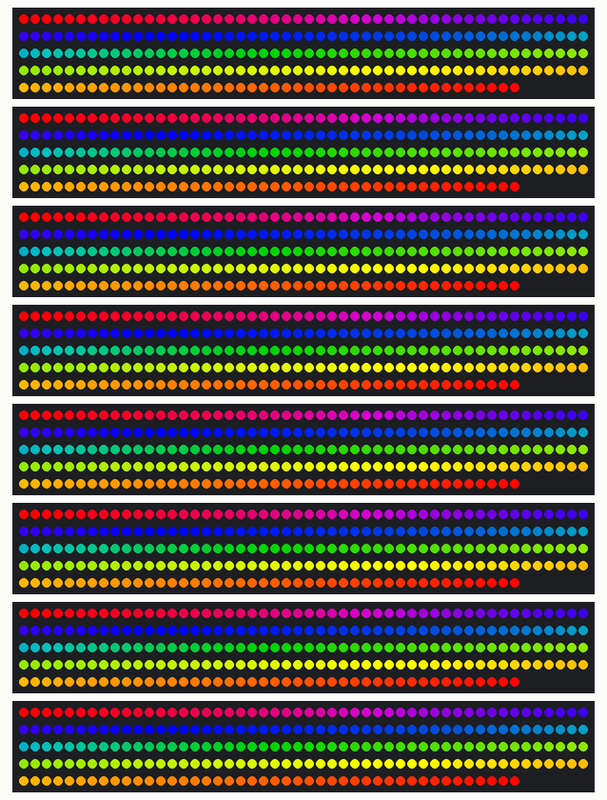
Bench run of a program on a simulated ESP32. On the bench: 8 × 244 RGB LEDs in strip order, left to right, continuing on the next row. Dim RGB values are drawn brighter than linear; random numbers use the default seed unless the program sets one.

Above: at 0.29 s.
At 18.33 s:
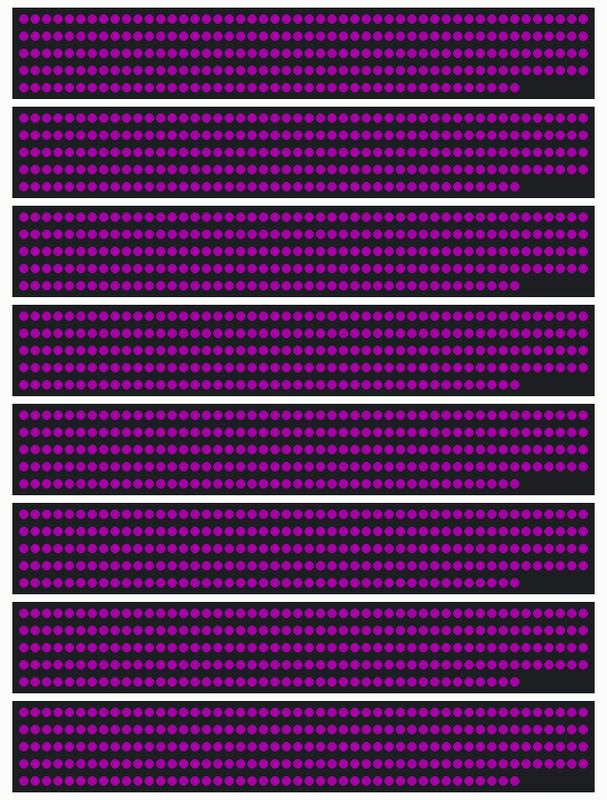
At 24.74 s:
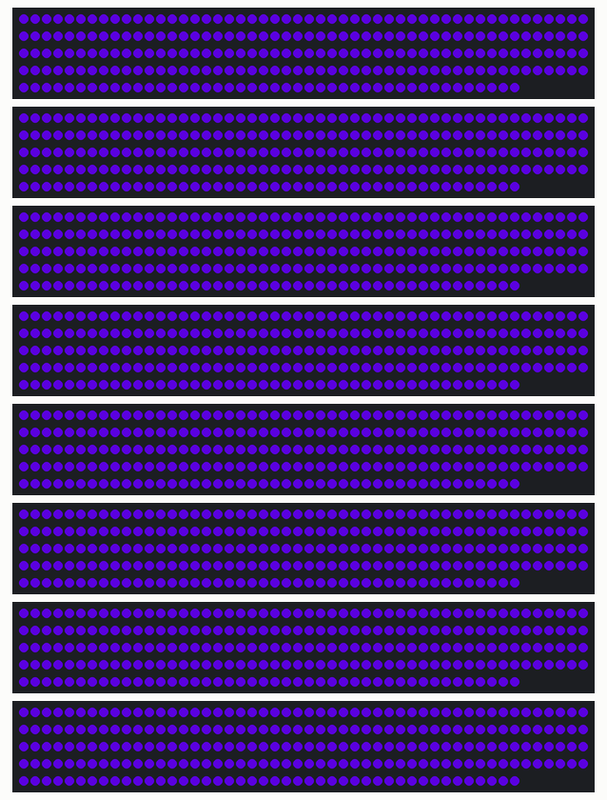
At 28.29 s:
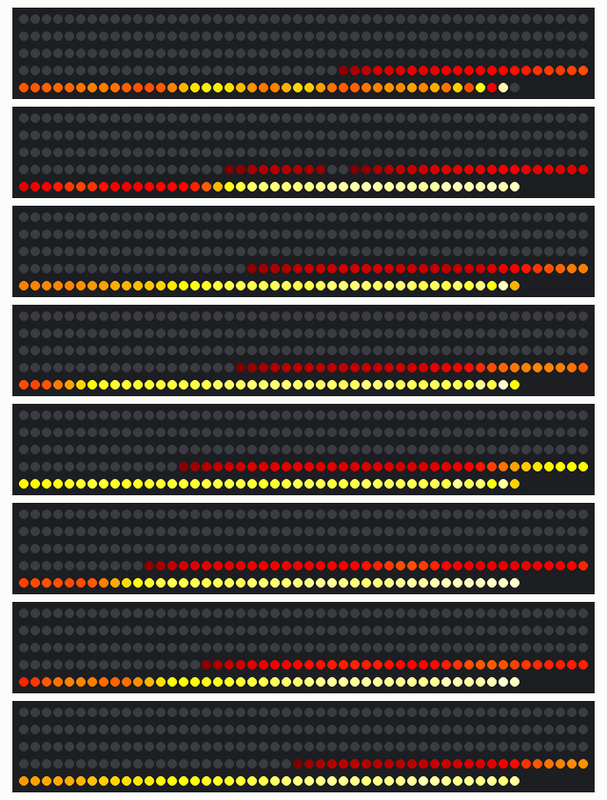
At 33.25 s:
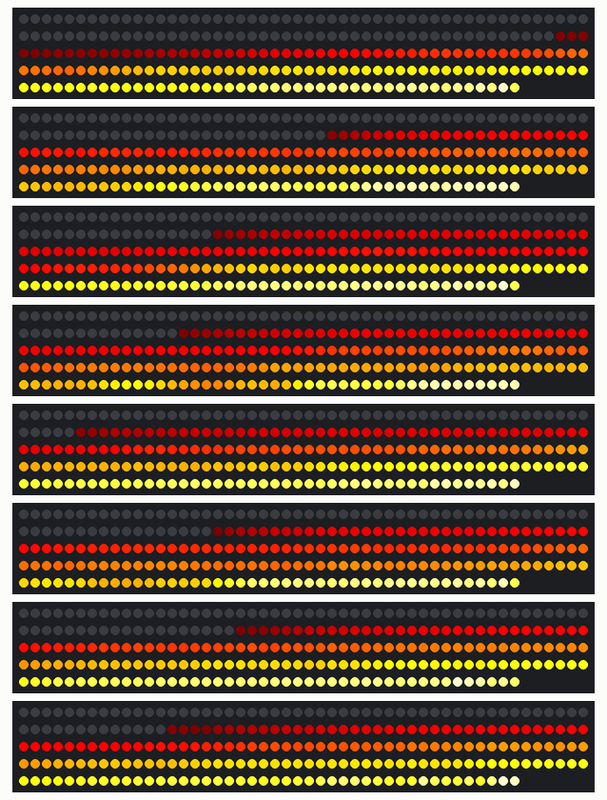
At 38.48 s:
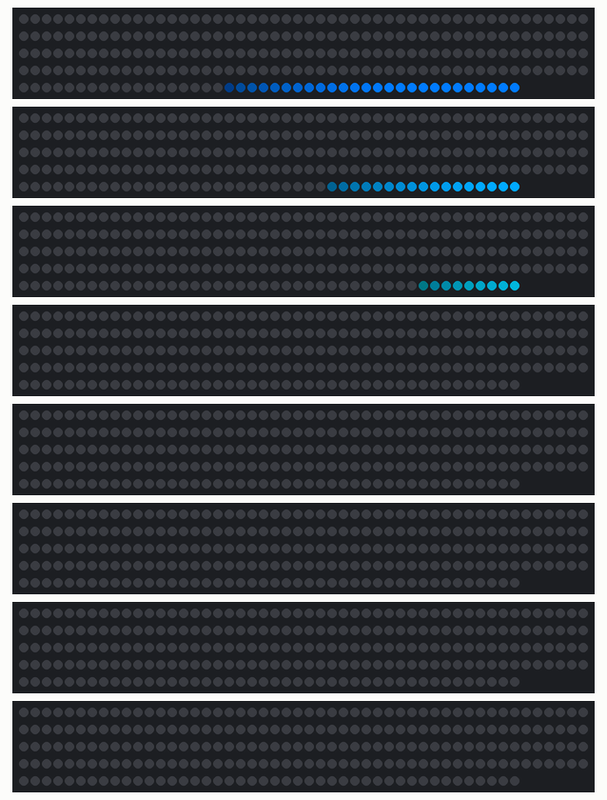

The program:

main.cpp
```cpp
#include "patterns.h"
#include "program.h"
#include <Arduino.h>
#include <FastLED.h>

#define NUM_LEDS_PER_STRIP 122
#define NUM_STRIPS_PER_PIN 2
#define NUM_PINS 8
#define TOTAL_LEDS (NUM_PINS * NUM_STRIPS_PER_PIN * NUM_LEDS_PER_STRIP)
#define COLOR_ORDER GRB

#define PIN1 13
#define PIN2 12
#define PIN3 14
#define PIN4 27
#define PIN5 26
#define PIN6 25
#define PIN7 33
#define PIN8 32

CRGB leds[TOTAL_LEDS];
Program* mainProgram;

void setup()
{
    Serial.begin(115200);

    // Configure FastLED for 8 pins, each controlling 2 strips of 122 LEDs
    FastLED.addLeds<WS2812B, PIN1, COLOR_ORDER>(
        leds, 0 * NUM_LEDS_PER_STRIP * NUM_STRIPS_PER_PIN, NUM_LEDS_PER_STRIP * NUM_STRIPS_PER_PIN);
    FastLED.addLeds<WS2812B, PIN2, COLOR_ORDER>(
        leds, 1 * NUM_LEDS_PER_STRIP * NUM_STRIPS_PER_PIN, NUM_LEDS_PER_STRIP * NUM_STRIPS_PER_PIN);
    FastLED.addLeds<WS2812B, PIN3, COLOR_ORDER>(
        leds, 2 * NUM_LEDS_PER_STRIP * NUM_STRIPS_PER_PIN, NUM_LEDS_PER_STRIP * NUM_STRIPS_PER_PIN);
    FastLED.addLeds<WS2812B, PIN4, COLOR_ORDER>(
        leds, 3 * NUM_LEDS_PER_STRIP * NUM_STRIPS_PER_PIN, NUM_LEDS_PER_STRIP * NUM_STRIPS_PER_PIN);
    FastLED.addLeds<WS2812B, PIN5, COLOR_ORDER>(
        leds, 4 * NUM_LEDS_PER_STRIP * NUM_STRIPS_PER_PIN, NUM_LEDS_PER_STRIP * NUM_STRIPS_PER_PIN);
    FastLED.addLeds<WS2812B, PIN6, COLOR_ORDER>(
        leds, 5 * NUM_LEDS_PER_STRIP * NUM_STRIPS_PER_PIN, NUM_LEDS_PER_STRIP * NUM_STRIPS_PER_PIN);
    FastLED.addLeds<WS2812B, PIN7, COLOR_ORDER>(
        leds, 6 * NUM_LEDS_PER_STRIP * NUM_STRIPS_PER_PIN, NUM_LEDS_PER_STRIP * NUM_STRIPS_PER_PIN);
    FastLED.addLeds<WS2812B, PIN8, COLOR_ORDER>(
        leds, 7 * NUM_LEDS_PER_STRIP * NUM_STRIPS_PER_PIN, NUM_LEDS_PER_STRIP * NUM_STRIPS_PER_PIN);

    FastLED.setBrightness(255);
    FastLED.clear();
    FastLED.show();

    // Create a program with 7 segments
    mainProgram = new Program(7);

    // Segment 1: Spin pattern test on all pins for 15 seconds
    int allPins[] = { 0, 1, 2, 3, 4, 5, 6, 7 };
    static CRGB spinPalette[] = { CRGB::Red, CRGB::Blue, CRGB::Green, CRGB::Yellow };
    PatternParams spinParams;
    spinParams.spin.speed = 75; // Medium-fast speed
    spinParams.spin.separation = 20; // 20 LEDs of black space between colors
    spinParams.spin.span = 15; // Each color fills 15 LEDs
    spinParams.spin.palette = spinPalette;
    spinParams.spin.paletteSize = 4;
    spinParams.spin.loop = true; // Fill entire strip with repeating pattern
    spinParams.spin.continuous = true; // Use span/separation pattern instead of all LEDs
    spinParams.spin.blend = true; // Smooth color transitions using FastLED lerp8
    mainProgram->addSegment(0, new Segment(PATTERN_SPIN, allPins, 8, 15, spinParams));

    // Segment 2: Multi-color breathing on all pins for 10 seconds
    static CRGB breathingPalette[] = { CRGB::Purple, CRGB::Magenta, CRGB::Blue, CRGB::Cyan };
    PatternParams breathingParams;
    breathingParams.breathing.speed = 50;
    breathingParams.breathing.palette = breathingPalette;
    breathingParams.breathing.paletteSize = 4;
    mainProgram->addSegment(1, new Segment(PATTERN_BREATHING, allPins, 8, 10, breathingParams));

    // Segment 3: Flame pattern on all pins for 15 seconds
    PatternParams flameParams;
    flameParams.flame.speed = 80;
    flameParams.flame.cooling = 55;
    flameParams.flame.sparking = 120;
    mainProgram->addSegment(2, new Segment(PATTERN_FLAME, allPins, 8, 10, flameParams, 1));

    // Segment 4: Grow pattern on all pins for 20 seconds
    static CRGB growPalette[] = { CRGB::Cyan, CRGB::Blue, CRGB::Purple, CRGB::Magenta, CRGB::Red, CRGB::Orange };
    PatternParams growParams;
    growParams.grow.speed = 60;
    growParams.grow.n = 1;
    growParams.grow.fadeDelay = 100;
    growParams.grow.holdDelay = 2000;
    growParams.grow.palette = growPalette;
    growParams.grow.paletteSize = 6;
    growParams.grow.transitionSpeed = 40;
    growParams.grow.offsetDelay = 1000;
    mainProgram->addSegment(3, new Segment(PATTERN_GROW, allPins, 8, 10, growParams, 1));

    // Segment 5: Multi-pattern segment - different patterns on different pins
    // Create pattern instances for different pin groups
    PatternInstance* patterns[3];

    // Breathing on pins 0-2
    int breathingPins[] = { 0, 1, 2 };
    static CRGB multiBreathingPalette[] = { CRGB(0, 255, 128), CRGB::Green, CRGB::Teal };
    PatternParams multiBreathingParams;
    multiBreathingParams.breathing.speed = 60;
    multiBreathingParams.breathing.palette = multiBreathingPalette;
    multiBreathingParams.breathing.paletteSize = 3;
    patterns[0] = new PatternInstance(PATTERN_BREATHING, breathingPins, 3, multiBreathingParams);

    // Flame on pins 3-5
    int flamePins[] = { 3, 4, 5 };
    PatternParams multiFlameParams;
    multiFlameParams.flame.speed = 90;
    multiFlameParams.flame.cooling = 60;
    multiFlameParams.flame.sparking = 130;
    patterns[1] = new PatternInstance(PATTERN_FLAME, flamePins, 3, multiFlameParams);

    int growPins[] = { 6, 7 };
    PatternParams growParams2;
    growParams2.grow.speed = 60;
    growParams2.grow.n = 1;
    growParams2.grow.fadeDelay = 100;
    growParams2.grow.holdDelay = 2000;
    growParams2.grow.palette = growPalette;
    growParams2.grow.paletteSize = 6;
    growParams2.grow.transitionSpeed = 40;
    growParams2.grow.offsetDelay = 1000;
    patterns[2] = new PatternInstance(PATTERN_GROW, growPins, 2, growParams2);

    mainProgram->addSegment(4, new Segment(patterns, 3, 5));

    // Segment 6: Pop pattern with random pins and acceleration
    static CRGB popPalette[]
        = { CRGB::Red, CRGB::Orange, CRGB::Yellow, CRGB::Green, CRGB::Blue, CRGB::Purple, CRGB::Pink, CRGB::White };
    PatternParams popParams;
    popParams.pop.speed = 10; // Maximum speed after acceleration
    popParams.pop.holdDelay = 300; // Hold each color for 300ms
    popParams.pop.palette = popPalette;
    popParams.pop.paletteSize = 8;
    popParams.pop.random = true; // Randomize pin order
    popParams.pop.accelerationTime = 8; // Accelerate over 8 seconds
    mainProgram->addSegment(5, new Segment(PATTERN_POP, allPins, 8, 20, popParams));

    // Segment 7: Complex multi-pattern symphony - showcase of all features
    PatternInstance* symphonyPatterns[4];

    // Pattern 1: Pulsing ocean colors on pins 0-1 with smooth breathing
    int oceanPins[] = { 0, 1 };
    static CRGB oceanPalette[] = {
        CRGB(0, 100, 150),    // Deep blue
        CRGB(0, 150, 200),    // Ocean blue
        CRGB(0, 200, 255),    // Bright cyan
        CRGB(100, 255, 200),  // Aqua green
        CRGB(0, 255, 255)     // Pure cyan
    };
    PatternParams oceanParams;
    oceanParams.breathing.speed = 25;
    oceanParams.breathing.palette = oceanPalette;
    oceanParams.breathing.paletteSize = 5;
    symphonyPatterns[0] = new PatternInstance(PATTERN_BREATHING, oceanPins, 2, oceanParams);

    // Pattern 2: Rapid spinning rainbow on pins 2-3 with blending
    int rainbowPins[] = { 2, 3 };
    static CRGB rainbowPalette[] = {
        CRGB::Red, CRGB::Orange, CRGB::Yellow, CRGB::Green,
        CRGB::Blue, CRGB::Indigo, CRGB::Violet, CRGB::Magenta
    };
    PatternParams rainbowParams;
    rainbowParams.spin.speed = 90;
    rainbowParams.spin.separation = 8;
    rainbowParams.spin.span = 12;
    rainbowParams.spin.palette = rainbowPalette;
    rainbowParams.spin.paletteSize = 8;
    rainbowParams.spin.loop = true;
    rainbowParams.spin.continuous = false;
    rainbowParams.spin.blend = true;
    symphonyPatterns[1] = new PatternInstance(PATTERN_SPIN, rainbowPins, 2, rainbowParams);

    // Pattern 3: Growing sunset on pins 4-5 with staggered timing
    int sunsetPins[] = { 4, 5 };
    static CRGB sunsetPalette[] = {
        CRGB(255, 40, 0),     // Deep red
        CRGB(255, 100, 0),    // Orange-red
        CRGB(255, 150, 0),    // Orange
        CRGB(255, 200, 50),   // Yellow-orange
        CRGB(255, 255, 100)   // Warm yellow
    };
    PatternParams sunsetParams;
    sunsetParams.grow.speed = 45;
    sunsetParams.grow.n = 3;
    sunsetParams.grow.fadeDelay = 150;
    sunsetParams.grow.holdDelay = 3000;
    sunsetParams.grow.palette = sunsetPalette;
    sunsetParams.grow.paletteSize = 5;
    sunsetParams.grow.transitionSpeed = 30;
    sunsetParams.grow.offsetDelay = 2000;
    symphonyPatterns[2] = new PatternInstance(PATTERN_GROW, sunsetPins, 2, sunsetParams);

    // Pattern 4: Accelerating neon flash on pins 6-7
    int neonPins[] = { 6, 7 };
    static CRGB neonPalette[] = {
        CRGB(255, 0, 255),    // Magenta
        CRGB(0, 255, 255),    // Cyan
        CRGB(255, 255, 0),    // Yellow
        CRGB(255, 0, 128),    // Hot pink
        CRGB(128, 255, 0),    // Lime green
        CRGB(255, 128, 0)     // Neon orange
    };
    PatternParams neonParams;
    neonParams.pop.speed = 80;
    neonParams.pop.holdDelay = 200;
    neonParams.pop.palette = neonPalette;
    neonParams.pop.paletteSize = 6;
    neonParams.pop.random = true;
    neonParams.pop.accelerationTime = 15;
    symphonyPatterns[3] = new PatternInstance(PATTERN_POP, neonPins, 2, neonParams);

    mainProgram->addSegment(6, new Segment(symphonyPatterns, 4, 25));

    mainProgram->start();
}

void loop() { mainProgram->update(); }
```

breathing.cpp
```cpp
#include "patterns.h"
#include <Arduino.h>

static unsigned long lastUpdate = 0;
static float brightness = 0.0;
static bool increasing = true;
static unsigned long colorTransitionTime = 0;
static float colorProgress = 0.0;

void breathingPattern(int pins[], int numPins, int speed, CRGB palette[], int paletteSize, bool reverse)
{
    if (speed == 0 || paletteSize == 0)
        return;

    unsigned long currentTime = millis();
    unsigned long interval = map(speed, 1, 100, 100, 5);

    if (currentTime - lastUpdate >= interval) {
        lastUpdate = currentTime;

        // Update breathing brightness
        if (increasing) {
            brightness += 1.0;
            if (brightness >= 255.0) {
                brightness = 255.0;
                increasing = false;
            }
        } else {
            brightness -= 1.0;
            if (brightness <= 0.0) {
                brightness = 0.0;
                increasing = true;
            }
        }

        // Update color transition for multi-color palettes
        CRGB currentColor;
        if (paletteSize == 1) {
            currentColor = palette[0];
        } else {
            // Smooth color transitions through palette
            unsigned long colorInterval = 50; // Color transition speed
            if (currentTime - colorTransitionTime >= colorInterval) {
                colorTransitionTime = currentTime;
                colorProgress += 0.01; // Increment color progress

                if (colorProgress >= paletteSize) {
                    colorProgress = 0.0;
                }
            }

            // Calculate current color by blending between palette colors
            int colorIndex1 = (int)colorProgress % paletteSize;
            int colorIndex2 = (colorIndex1 + 1) % paletteSize;
            float blendAmount = colorProgress - (int)colorProgress;

            // Use FastLED's lerp8 for smooth blending
            currentColor = palette[colorIndex1].lerp8(palette[colorIndex2], (uint8_t)(blendAmount * 255));
        }

        // Apply breathing brightness to the current color
        CRGB scaledColor = currentColor;
        scaledColor.nscale8((uint8_t)brightness);

        for (int p = 0; p < numPins; p++) {
            int pin = pins[p];
            int startIndex = pin * NUM_LEDS_PER_STRIP * NUM_STRIPS_PER_PIN;
            int endIndex = startIndex + (NUM_LEDS_PER_STRIP * NUM_STRIPS_PER_PIN);

            if (reverse) {
                for (int i = endIndex - 1; i >= startIndex; i--) {
                    leds[i] = scaledColor;
                }
            } else {
                for (int i = startIndex; i < endIndex; i++) {
                    leds[i] = scaledColor;
                }
            }
        }

        FastLED.show();
    }
}

void resetBreathingPattern()
{
    lastUpdate = 0;
    brightness = 0.0;
    increasing = true;
    colorTransitionTime = 0;
    colorProgress = 0.0;
}
```

flame.cpp
```cpp
#include "patterns.h"
#include <Arduino.h>

static unsigned long lastUpdate[8] = { 0 };
static uint8_t heat[8][NUM_LEDS_PER_STRIP * NUM_STRIPS_PER_PIN];

void flamepattern(int pins[], int numPins, int speed, int cooling, int sparking, bool reverse)
{
    if (speed == 0)
        return;

    unsigned long currentTime = millis();

    for (int p = 0; p < numPins; p++) {
        int pin = pins[p];

        // Add random time offset per pin (0-30ms)
        unsigned long interval = map(speed, 1, 100, 100, 10) + random8(0, 31);

        if (currentTime - lastUpdate[pin] >= interval) {
            lastUpdate[pin] = currentTime;

            int startIndex = pin * NUM_LEDS_PER_STRIP * NUM_STRIPS_PER_PIN;
            int ledsPerPin = NUM_LEDS_PER_STRIP * NUM_STRIPS_PER_PIN;

            // Step 1: Cool down every cell with slight random variation
            uint8_t pinCooling = cooling + random8(0, 11) - 5; // ±5 variation
            for (int i = 0; i < ledsPerPin; i++) {
                heat[pin][i] = qsub8(heat[pin][i], random8(0, ((pinCooling * 10) / ledsPerPin) + 2));
            }

            // Step 2: Heat from each cell drifts 'up' and diffuses a little
            for (int k = ledsPerPin - 1; k >= 2; k--) {
                heat[pin][k] = (heat[pin][k - 1] + heat[pin][k - 2] + heat[pin][k - 2]) / 3;
            }

            // Step 3: Randomly ignite new 'sparks' with slight random variation
            uint8_t pinSparking = sparking + random8(0, 21) - 10; // ±10 variation
            if (random8() < pinSparking) {
                int y = random8(7);
                heat[pin][y] = qadd8(heat[pin][y], random8(160, 255));
            }

            // Step 4: Map from heat cells to LED colors using HeatColor palette
            for (int j = 0; j < ledsPerPin; j++) {
                // Scale heat value to palette index
                uint8_t colorindex = scale8(heat[pin][j], 240);
                CRGB color = HeatColor(colorindex);

                if (reverse) {
                    leds[startIndex + (ledsPerPin - 1 - j)] = color;
                } else {
                    leds[startIndex + j] = color;
                }
            }
        }
    }

    FastLED.show();
}

void resetFlamePattern()
{
    for (int i = 0; i < 8; i++) {
        lastUpdate[i] = 0;
        for (int j = 0; j < NUM_LEDS_PER_STRIP * NUM_STRIPS_PER_PIN; j++) {
            heat[i][j] = 0;
        }
    }
}
```

patterns.h
```cpp
#ifndef PATTERNS_H
#define PATTERNS_H

#include <FastLED.h>

#define NUM_LEDS_PER_STRIP 122
#define NUM_STRIPS_PER_PIN 2

extern CRGB leds[];

void breathingPattern(int pins[], int numPins, int speed, CRGB palette[], int paletteSize, bool reverse = false);
void flamepattern(int pins[], int numPins, int speed, int cooling, int sparking, bool reverse = false);
void growPattern(int pins[], int numPins, int speed, int n, int fadeDelay, int holdDelay, CRGB palette[],
    int paletteSize, int transitionSpeed, int offsetDelay, bool reverse = false);
void popPattern(int pins[], int numPins, int speed, int holdDelay, CRGB palette[], int paletteSize, bool random, int accelerationTime, bool reverse = false);
void spinPattern(int pins[], int numPins, int speed, int separation, int span, CRGB palette[], int paletteSize, bool loop, bool continuous, bool blend, bool reverse = false);

void resetBreathingPattern();
void resetFlamePattern();
void resetGrowPattern();
void resetPopPattern();
void resetSpinPattern();

#endif
```

program.h
```cpp
#ifndef PROGRAM_H
#define PROGRAM_H

#include <FastLED.h>

enum PatternType {
    PATTERN_BREATHING,
    PATTERN_FLAME,
    PATTERN_GROW,
    PATTERN_CHASE,
    PATTERN_POP,
    PATTERN_SPIN
};

struct PatternParams {
    union {
        struct {
            int speed;
            CRGB* palette;
            int paletteSize;
        } breathing;
        struct {
            int speed;
            int cooling;
            int sparking;
        } flame;
        struct {
            int speed;
            int n;
            int fadeDelay;
            int holdDelay;
            CRGB* palette;
            int paletteSize;
            int transitionSpeed;
            int offsetDelay;
        } grow;
        struct {
            int speed;
            CRGB* palette;
            int paletteSize;
            int transitionSpeed;
            int holdDelay;
            int offsetDelay;
        } chase;
        struct {
            int speed;
            int holdDelay;
            CRGB* palette;
            int paletteSize;
            bool random;
            int accelerationTime;
        } pop;
        struct {
            int speed;
            int separation;
            int span;
            CRGB* palette;
            int paletteSize;
            bool loop;
            bool continuous;
            bool blend;
        } spin;
    };
};

struct PatternInstance {
    PatternType patternType;
    int* pins;
    int numPins;
    PatternParams params;
    bool reverse;

    PatternInstance(PatternType type, int* pinArray, int pinCount, PatternParams parameters, bool reverseDirection = false);
    ~PatternInstance();
};

class Segment {
private:
    PatternInstance** patterns;
    int numPatterns;
    unsigned long duration;
    unsigned long startTime;
    bool isActive;

public:
    Segment(PatternType type, int* pinArray, int pinCount, unsigned long durationSeconds, PatternParams parameters, bool reverseDirection = false);
    Segment(PatternInstance** patternArray, int patternCount, unsigned long durationSeconds);
    ~Segment();
    void start();
    void stop();
    bool isFinished();
    void update();
    void addPattern(PatternInstance* pattern);
};

class Program {
private:
    Segment** segments;
    int numSegments;
    int currentSegment;
    bool isRunning;

public:
    Program(int segmentCount);
    ~Program();
    void addSegment(int index, Segment* segment);
    void start();
    void stop();
    void update();
    bool getIsRunning();
};

#endif
```

Source omitted: grow.cpp (7595 bytes), pop.cpp (4731 bytes), program.cpp (6299 bytes), spin.cpp (5748 bytes)
